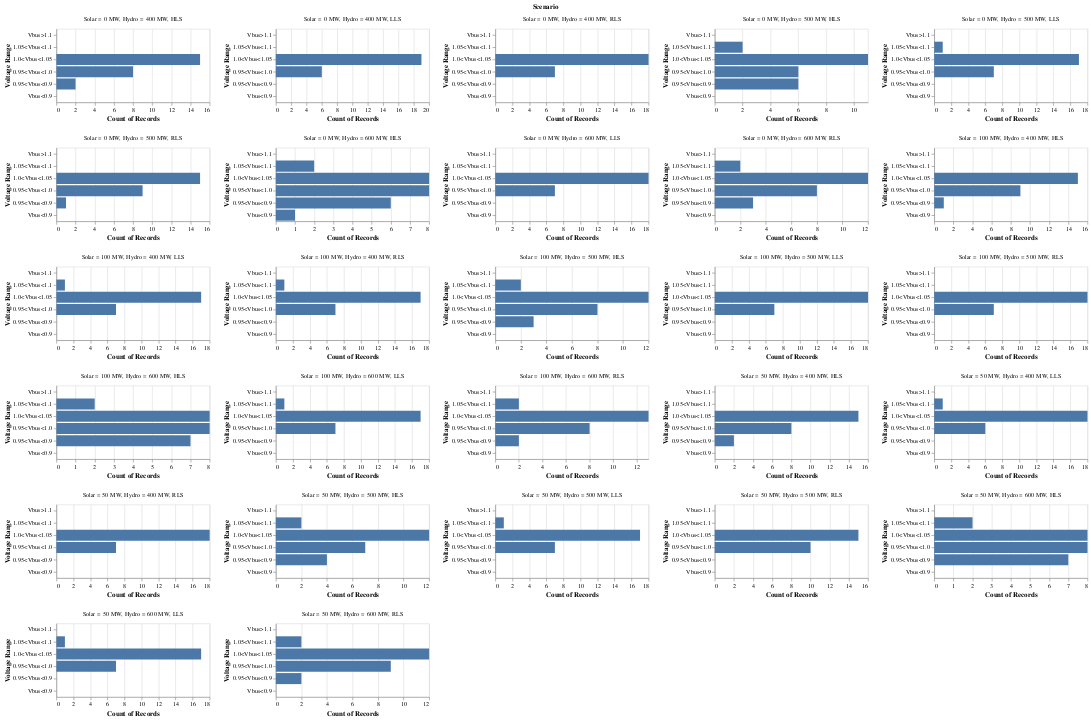

The notebook cell this image was saved under:
### Markdown cell above
A histogram is plotted to check the no of Buses in each of the above defined brackets

### Code cell
alt.Chart(data_v).mark_bar().encode(
    alt.Y('Voltage Range', scale =alt.Scale(domain=['Vbus>1.1','1.05<Vbus<1.1','1.0<Vbus<1.05','0.95<Vbus<1.0','0.95<Vbus<0.9','Vbus<0.9'])),
    alt.X('count()')).properties(height = 120, width = 250).facet('Scenario',columns=5).resolve_scale(x='independent', y = 'independent')

### Figure 1 — Vega-Lite specification as saved in the notebook (floating-point values rounded to 4 significant figures; data arrays with more than 128 entries replaced by an {"elided": "..."} marker saying what was removed)
{"config": {"view": {"continuousWidth": 300, "continuousHeight": 300}}, "data": {"name": "data-94411e81dcf60812728ea196b8aaf19d"}, "facet": {"field": "Scenario", "type": "nominal"}, "spec": {"mark": {"type": "bar"}, "encoding": {"x": {"aggregate": "count", "type": "quantitative"}, "y": {"field": "Voltage Range", "scale": {"domain": ["Vbus>1.1", "1.05<Vbus<1.1", "1.0<Vbus<1.05", "0.95<Vbus<1.0", "0.95<Vbus<0.9", "Vbus<0.9"]}, "type": "nominal"}}, "height": 120, "width": 250}, "columns": 5, "resolve": {"scale": {"x": "independent", "y": "independent"}}, "$schema": "https://vega.github.io/schema/vega-lite/v5.20.1.json", "datasets": {"data-94411e81dcf60812728ea196b8aaf19d": {"elided": "675 records"}}}
